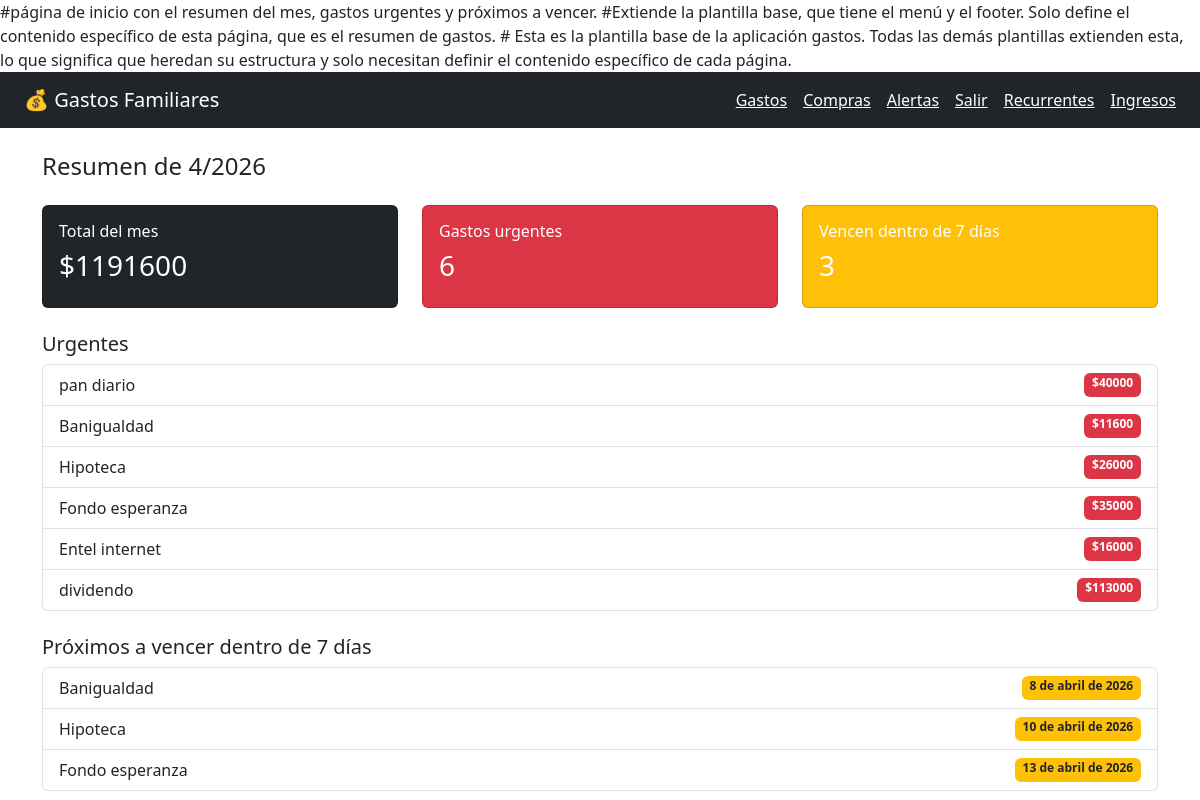
The app's page / (signed in), older data.
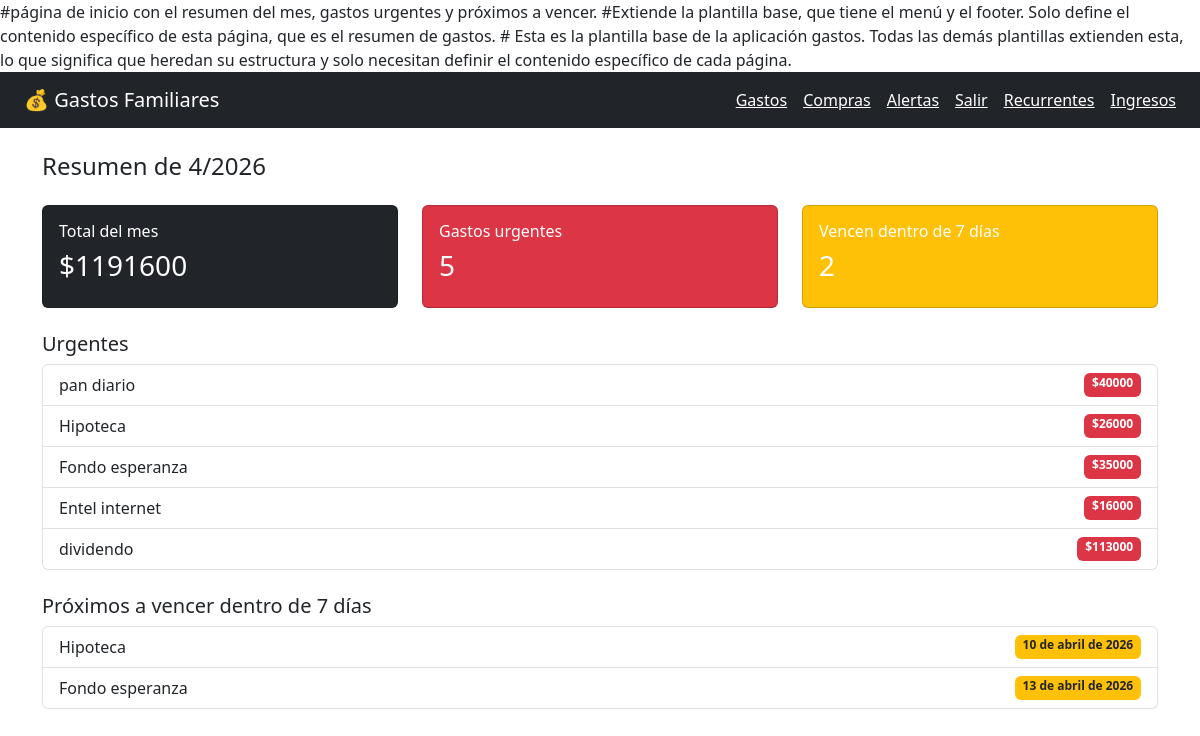
The same page, newer data.
### gastos/models.py (models this page shows, shortened)
class Gasto(models.Model): #cada gasto registrado como monto, fecha, etc
    PRIORIDAD_CHOICES = [
        ('urgente', 'Urgente'),
        ('alta', 'Alta'),
        ('normal', 'Normal'),
        ('postergable', 'Postergable'),
    ]
    ESTADO_CHOICES = [
        ('pendiente', 'Pendiente'),
        ('pagado', 'Pagado'),
        ('vencido', 'Vencido'),
    ]
    usuario = models.ForeignKey(User, on_delete=models.CASCADE, related_name='gastos')
    descripcion = models.CharField(max_length=200)
    monto = models.DecimalField(max_digits=12, decimal_places=0, null=True, blank=True)
    categoria = models.ForeignKey(Categoria, on_delete=models.SET_NULL, null=True, blank=True)
    fecha = models.DateField(default=timezone.now)
    fecha_vencimiento = models.DateField(null=True, blank=True)
    prioridad = models.CharField(max_length=20, choices=PRIORIDAD_CHOICES, default='normal')
    estado = models.CharField(max_length=20, choices=ESTADO_CHOICES, default='pendiente')
    notas = models.TextField(blank=True)
    creado_en = models.DateTimeField(auto_now_add=True)
    actualizado_en = models.DateTimeField(auto_now=True)
    class Meta:
        ordering = ['-fecha', '-creado_en']

### gastos/views.py (the view)
# urls.py: path('', views.inicio, name='inicio'),
@login_required
def inicio(request):
    hoy = timezone.now().date()
    contexto = {
        'proximos': services.gastos_proximos_a_vencer(request.user, dias=7),
        'urgentes': services.gastos_urgentes(request.user),
        'resumen': services.resumen_mensual(request.user, hoy.year, hoy.month),
    }
    return render(request, 'gastos/inicio.html', contexto)

### gastos/services.py (called while the page is built)
def resumen_mensual(usuario, año, mes):
    gastos = Gasto.objects.filter(
        usuario=usuario,
        fecha__year=año,
        fecha__month=mes,
    )
    total = gastos.aggregate(total=Sum('monto'))['total'] or Decimal('0')
    por_categoria = (
        gastos.values('categoria__nombre', 'categoria__icono')
        .annotate(subtotal=Sum('monto'), cantidad=Count('id'))
        .order_by('-subtotal')
    )
    return {
        'año': año,
        'mes': mes,
        'total': total,
        'por_categoria': list(por_categoria),
        'cantidad_gastos': gastos.count(),
    }

def gastos_proximos_a_vencer(usuario, dias=7):
    hoy = timezone.now().date()
    limite = hoy + timezone.timedelta(days=dias)
    return Gasto.objects.filter(
        usuario=usuario,
        estado='pendiente',
        fecha_vencimiento__range=(hoy, limite),
    ).order_by('fecha_vencimiento')

def gastos_urgentes(usuario):
    return Gasto.objects.filter(
        usuario=usuario,
        prioridad='urgente',
        estado__in=['pendiente', 'vencido'],
    ).order_by('fecha_vencimiento')

### templates/gastos/inicio.html (shortened to what this page needs)
{% extends 'gastos/base.html' %}
{% block contenido %}
<h4 class="mb-4">Resumen de {{ resumen.mes }}/{{ resumen.año }}</h4>
<div class="row mb-4">
    <div class="col-md-4">
        <div class="card text-white bg-dark">
            <div class="card-body">
                <h6>Total del mes</h6>
                <h3>${{ resumen.total|floatformat:0 }}</h3>
            </div>
        </div>
    </div>
    <div class="col-md-4">
        <div class="card text-white bg-danger">
            <div class="card-body">
                <h6>Gastos urgentes</h6>
                <h3>{{ urgentes.count }}</h3>
            </div>
        </div>
    </div>
    <div class="col-md-4">
        <div class="card text-white bg-warning">
            <div class="card-body">
                <h6>Vencen dentro de 7 días</h6>
                <h3>{{ proximos.count }}</h3>
            </div>
        </div>
    </div>
</div>
{% if urgentes %}
<h5>Urgentes</h5>
<ul class="list-group mb-4">
    {% for g in urgentes %}
    <li class="list-group-item d-flex justify-content-between">
        {{ g.descripcion }}
        <span class="badge bg-danger">${{ g.monto|floatformat:0 }}</span>
    </li>
    {% endfor %}
</ul>
{% endif %}
{% if proximos %}
<h5>Próximos a vencer dentro de 7 días</h5>
<ul class="list-group">
    {% for g in proximos %}
    <li class="list-group-item d-flex justify-content-between">
        {{ g.descripcion }}
        <span class="badge bg-warning text-dark">{{ g.fecha_vencimiento }}</span>
    </li>
    {% endfor %}
</ul>
{% endif %}
{% endblock %}

Row changes from the older to the newer data that the page shows:
no longer on this page (row edited): Gasto: descripcion "Banigualdad", monto "11600", fecha_vencimiento "8 de abril de 2026"
Text that changed along with them:
{{ urgentes.count }}: "6" → "5"
{{ proximos.count }}: "3" → "2"
